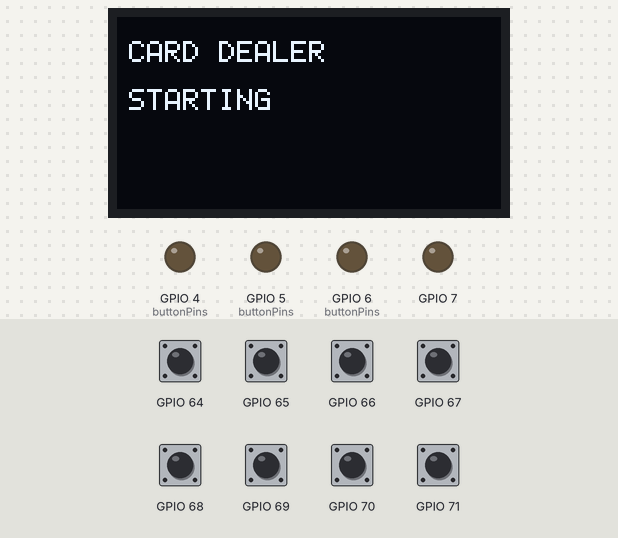
This program was run on a simulated ESP32-C3. Parts: 128×64 one-colour display, output pins drawn as LEDs (lit = HIGH). Wiring (inferred from the names in the program): SH1106 OLED at I2C address 0x3C. Dashed ring = blinking. Inputs (shaded band) come from the test bench; at power-on: GPIO 64–71 HIGH. What the program prints to the serial monitor is not drawn.

Above: at 0.7 s.
At 3.9 s:
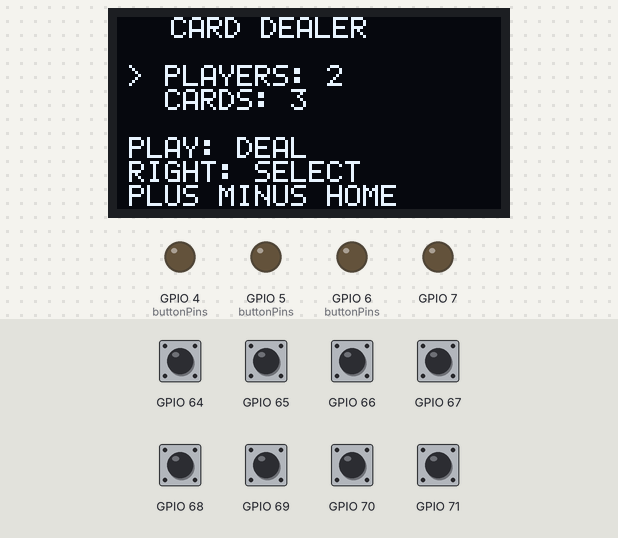
4.0 s: GPIO 65 pulled LOW for 0.15 s
At 6.1 s:
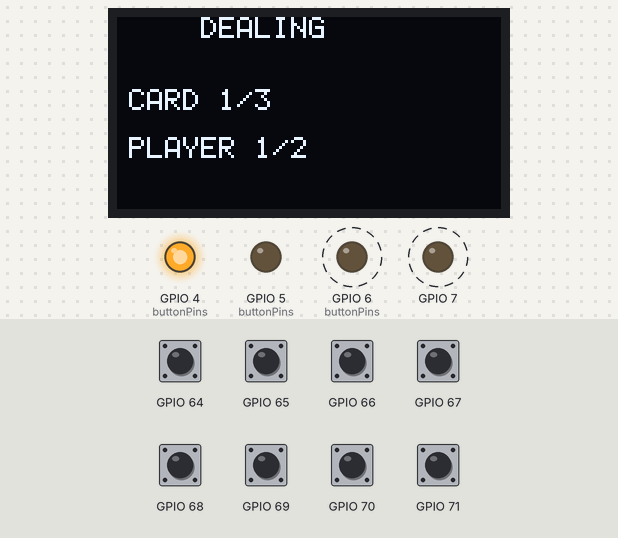
At 19.57 s:
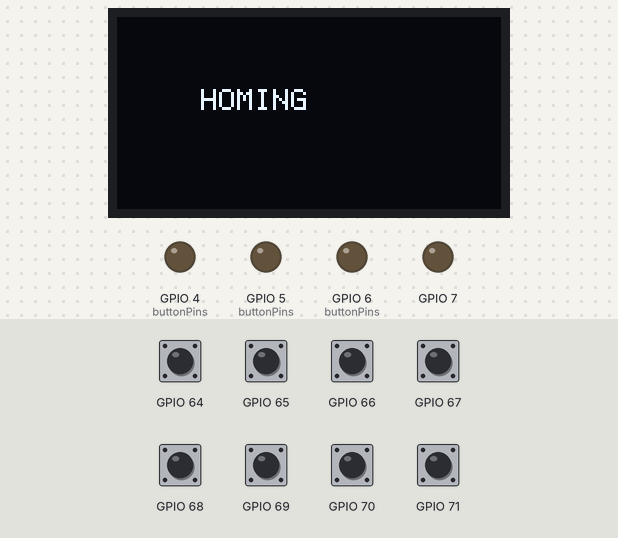
Timing chart, 0 to 20.1 s (numbered marks = the images above; inputs shaded):
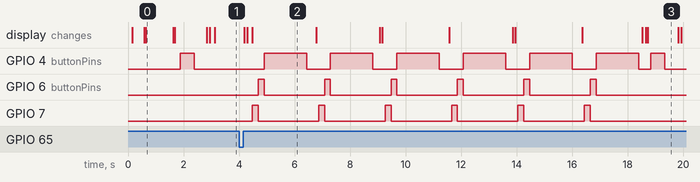

The program:

main.cpp
```cpp
#include <Arduino.h>
#include <Wire.h>

#include "board_pins.h"
#include "display.h"
#include "movement.h"

constexpr int MIN_PLAYERS = 2;
constexpr int MAX_PLAYERS = 6;
constexpr int MIN_CARDS = 1;
constexpr int MAX_CARDS = 20;

int selectedOption = 0; // 0 = players, 1 = cards
int numPlayers = 2;
int numCards = 3;
unsigned long fullTurnDurationMs = 0;
bool uiDirty = true;

// Called first in setup so DRV8833 inputs do not float during boot.
static void forceMotorPinsLow()
{
    pinMode(BoardPins::ROTATE_MOTOR_1, OUTPUT);
    pinMode(BoardPins::ROTATE_MOTOR_2, OUTPUT);
    pinMode(BoardPins::CARD_MOTOR_1, OUTPUT);
    pinMode(BoardPins::CARD_MOTOR_2, OUTPUT);
    digitalWrite(BoardPins::ROTATE_MOTOR_1, LOW);
    digitalWrite(BoardPins::ROTATE_MOTOR_2, LOW);
    digitalWrite(BoardPins::CARD_MOTOR_1, LOW);
    digitalWrite(BoardPins::CARD_MOTOR_2, LOW);

}

static void changeSelectedValue(int delta)
{
    if (selectedOption == 0)
    {
        numPlayers = constrain(numPlayers + delta, MIN_PLAYERS, MAX_PLAYERS);
        Serial.printf("Players set to %d\r\n", numPlayers);
    }
    else
    {
        numCards = constrain(numCards + delta, MIN_CARDS, MAX_CARDS);
        Serial.printf("Cards set to %d\r\n", numCards);
    }

    uiDirty = true;
}

static void handleButton(ButtonEvent event)
{
    switch (event)
    {
        case BUTTON_PLAY:
            Serial.printf("PLAY: dealing %d cards to %d players\r\n", numCards, numPlayers);
            dealCards(numPlayers, numCards, fullTurnDurationMs);
            uiDirty = true;
            break;

        case BUTTON_RIGHT:
            selectedOption = selectedOption == 0 ? 1 : 0;
            Serial.printf("SELECT: editing %s\r\n", selectedOption == 0 ? "players" : "cards");
            uiDirty = true;
            break;

        case BUTTON_PLUS:
            Serial.println("PLUS");
            changeSelectedValue(1);
            break;

        case BUTTON_MINUS:
            Serial.println("MINUS");
            changeSelectedValue(-1);
            break;

        case BUTTON_HOME:
            Serial.println("HOME: timed home rotation");
            home();
            delay(300);
            uiDirty = true;
            break;

        case BUTTON_NONE:
        default:
            break;
    }
}

void setup()
{
    forceMotorPinsLow();

    Serial.begin(115200);
    delay(100);

    Serial.println();
    Serial.println("Automatic Card Dealer boot");

    Wire.begin(BoardPins::I2C_SDA, BoardPins::I2C_SCL);
    Wire.setClock(10000);

    displayInit();
    movementInit();
    stopAllMotors();

    displayBootUI("CARD DEALER", "STARTING");
    delay(700);

    home();
    delay(300);
    fullTurnDurationMs = measureFullTurnMs();

    Serial.println("Button map: PLAY=start, RIGHT=select, PLUS/MINUS=change, HOME=timed home");
    uiDirty = true;
}

void loop()
{
    ButtonEvent event = readButtonEvent();
    if (event != BUTTON_NONE)
    {
        handleButton(event);
    }

    static unsigned long lastRefresh = 0;
    if (uiDirty || millis() - lastRefresh >= 1000)
    {
        lastRefresh = millis();
        uiDirty = false;
        displayMainUI(numPlayers, numCards, selectedOption);
    }
}
```

display.h
```cpp
#pragma once

#include <Arduino.h>

enum ButtonEvent
{
    BUTTON_NONE,
    BUTTON_PLAY,
    BUTTON_RIGHT,
    BUTTON_PLUS,
    BUTTON_MINUS,
    BUTTON_HOME
};

void displayInit();
ButtonEvent readButtonEvent();
void displayBootUI(const char *line1, const char *line2);
void displayMainUI(int players, int cards, int selectedOption);
void displayHomingUI();
void displayDealingUI(int currentCard, int totalCards, int currentPlayer, int totalPlayers);
void displayDoneUI(int players, int cards);
void displayGame(const char *stateText, int activePlayer, const int lives[], int playerCount, int cardsDealt);
void displayTestPattern();
void scanPossibleI2CPins();
void displayPowerOn();
void displayPowerOff();
```

movement.h
```cpp
#pragma once

#include <Arduino.h>

void movementInit();
bool home();
unsigned long measureFullTurnMs();
void dealCards(int numPlayers, int numCards, unsigned long fullTurnDurationMs);
void shootCard();
void rotateToNextPlayer();
void rotateToPreviousPlayer();
void rotateFor(unsigned long durationMs, bool clockwise);
void stopAllMotors();
void motorSelfTest();
void runBothMotorsForward();
void runRotationMotorForward();
void runCardMotorForward();
void startRotationMotorForward();
void startCardMotorForward();
```

display.cpp
```cpp
#include <Arduino.h>
#include <PCF8574.h>
#include <Wire.h>

#include "board_pins.h"
#include "display.h"

constexpr uint8_t OLED = BoardPins::OLED_I2C_ADDRESS;
uint8_t pcf8574Address = BoardPins::PCF8574_I2C_ADDRESS;

// PCF8574 button wiring from the reference game, adapted to this board address:
// OPTIONS (P0): select Players/Cards option
// PLAY  (P1): start dealing
// RIGHT (P2): select Players/Cards option
// PLUS  (P6): increase selected value
// MINUS (P4): decrease selected value
// HOME  (P5): run timed home rotation
// P3/P7 are not used by the reference menu.
constexpr uint8_t BTN_OPTIONS = 0;
constexpr uint8_t BTN_PLAY  = 1;
constexpr uint8_t BTN_RIGHT = 2;
constexpr uint8_t BTN_PLUS  = 6;
constexpr uint8_t BTN_MINUS = 4;
constexpr uint8_t BTN_HOME  = 5;
constexpr unsigned long BUTTON_LOCKOUT_MS = 140;

PCF8574 buttons(BoardPins::PCF8574_I2C_ADDRESS);

const uint8_t buttonPins[] = {BTN_OPTIONS, BTN_PLAY, BTN_RIGHT, BTN_PLUS, BTN_MINUS, BTN_HOME};
const ButtonEvent buttonEvents[] = {BUTTON_RIGHT, BUTTON_PLAY, BUTTON_RIGHT, BUTTON_PLUS, BUTTON_MINUS, BUTTON_HOME};
constexpr uint8_t BUTTON_COUNT = sizeof(buttonPins) / sizeof(buttonPins[0]);

bool buttonsReady = false;
bool oledReady = false;
uint8_t lastButtonByte = 0xFF;
unsigned long lastButtonEventMs = 0;
uint8_t pendingFalls = 0;
bool lastStable[BUTTON_COUNT];
bool lastRaw[BUTTON_COUNT];
unsigned long lastChange[BUTTON_COUNT];
uint8_t displayBuffer[8][128];

const uint8_t *glyphFor(char c)
{
    static const uint8_t space[5] = {0x00, 0x00, 0x00, 0x00, 0x00};
    static const uint8_t colon[5] = {0x00, 0x36, 0x36, 0x00, 0x00};
    static const uint8_t slash[5] = {0x20, 0x10, 0x08, 0x04, 0x02};
    static const uint8_t dash[5]  = {0x08, 0x08, 0x08, 0x08, 0x08};
    static const uint8_t gt[5]    = {0x41, 0x22, 0x14, 0x08, 0x00};
    static const uint8_t digits[10][5] = {
        {0x3E, 0x51, 0x49, 0x45, 0x3E}, {0x00, 0x42, 0x7F, 0x40, 0x00},
        {0x42, 0x61, 0x51, 0x49, 0x46}, {0x21, 0x41, 0x45, 0x4B, 0x31},
        {0x18, 0x14, 0x12, 0x7F, 0x10}, {0x27, 0x45, 0x45, 0x45, 0x39},
        {0x3C, 0x4A, 0x49, 0x49, 0x30}, {0x01, 0x71, 0x09, 0x05, 0x03},
        {0x36, 0x49, 0x49, 0x49, 0x36}, {0x06, 0x49, 0x49, 0x29, 0x1E},
    };
    static const uint8_t letters[26][5] = {
        {0x7E, 0x11, 0x11, 0x11, 0x7E}, {0x7F, 0x49, 0x49, 0x49, 0x36},
        {0x3E, 0x41, 0x41, 0x41, 0x22}, {0x7F, 0x41, 0x41, 0x22, 0x1C},
        {0x7F, 0x49, 0x49, 0x49, 0x41}, {0x7F, 0x09, 0x09, 0x09, 0x01},
        {0x3E, 0x41, 0x49, 0x49, 0x7A}, {0x7F, 0x08, 0x08, 0x08, 0x7F},
        {0x00, 0x41, 0x7F, 0x41, 0x00}, {0x20, 0x40, 0x41, 0x3F, 0x01},
        {0x7F, 0x08, 0x14, 0x22, 0x41}, {0x7F, 0x40, 0x40, 0x40, 0x40},
        {0x7F, 0x02, 0x0C, 0x02, 0x7F}, {0x7F, 0x04, 0x08, 0x10, 0x7F},
        {0x3E, 0x41, 0x41, 0x41, 0x3E}, {0x7F, 0x09, 0x09, 0x09, 0x06},
        {0x3E, 0x41, 0x51, 0x21, 0x5E}, {0x7F, 0x09, 0x19, 0x29, 0x46},
        {0x46, 0x49, 0x49, 0x49, 0x31}, {0x01, 0x01, 0x7F, 0x01, 0x01},
        {0x3F, 0x40, 0x40, 0x40, 0x3F}, {0x1F, 0x20, 0x40, 0x20, 0x1F},
        {0x3F, 0x40, 0x38, 0x40, 0x3F}, {0x63, 0x14, 0x08, 0x14, 0x63},
        {0x07, 0x08, 0x70, 0x08, 0x07}, {0x61, 0x51, 0x49, 0x45, 0x43},
    };

    if (c >= 'a' && c <= 'z')
    {
        c -= 32;
    }
    if (c >= '0' && c <= '9')
    {
        return digits[c - '0'];
    }
    if (c >= 'A' && c <= 'Z')
    {
        return letters[c - 'A'];
    }
    if (c == ':')
    {
        return colon;
    }
    if (c == '/')
    {
        return slash;
    }
    if (c == '-')
    {
        return dash;
    }
    if (c == '>')
    {
        return gt;
    }
    return space;
}

bool i2cAddressFound(uint8_t address)
{
    Wire.beginTransmission(address);
    return Wire.endTransmission() == 0;
}

uint8_t findPCF8574Address()
{
    if (i2cAddressFound(BoardPins::PCF8574_I2C_ADDRESS))
    {
        return BoardPins::PCF8574_I2C_ADDRESS;
    }

    // Fallback for boards populated with a different PCF8574 address variant.
    for (uint8_t address = 0x20; address <= 0x27; address++)
    {
        if (i2cAddressFound(address))
        {
            return address;
        }
    }

    for (uint8_t address = 0x38; address <= 0x3F; address++)
    {
        if (i2cAddressFound(address))
        {
            return address;
        }
    }

    return BoardPins::PCF8574_I2C_ADDRESS;
}

bool sendByte(uint8_t control, uint8_t value)
{
    Wire.beginTransmission(OLED);
    Wire.write(control);
    Wire.write(value);
    return Wire.endTransmission() == 0;
}

void oledCommand(uint8_t value)
{
    sendByte(0x00, value);
    delay(2);
}

void oledData(uint8_t value)
{
    sendByte(0x40, value);
}

void setPage(uint8_t page)
{
    oledCommand(0xB0 | (page & 0x07));
    oledCommand(0x02);
    oledCommand(0x10);
}

void clearDisplayBuffer()
{
    memset(displayBuffer, 0x00, sizeof(displayBuffer));
}

void flushDisplayBuffer()
{
    if (!oledReady)
    {
        return;
    }

    for (uint8_t page = 0; page < 8; page++)
    {
        setPage(page);
        for (uint8_t col = 0; col < 128; col++)
        {
            oledData(displayBuffer[page][col]);
        }
    }
}

void drawText(uint8_t page, uint8_t x, const char *text)
{
    if (page >= 8)
    {
        return;
    }

    while (*text != '\0' && x < 123)
    {
        const uint8_t *glyph = glyphFor(*text);
        for (uint8_t col = 0; col < 5 && x < 128; col++)
        {
            displayBuffer[page][x++] = glyph[col];
        }
        if (x < 128)
        {
            displayBuffer[page][x++] = 0x00;
        }
        text++;
    }
}

void fillDisplay(uint8_t pattern)
{
    if (!oledReady)
    {
        return;
    }

    for (uint8_t page = 0; page < 8; page++)
    {
        setPage(page);
        for (uint8_t col = 0; col < 128; col++)
        {
            oledData(pattern);
        }
    }
}

void initSh1106()
{
    oledCommand(0xAE);
    oledCommand(0xD5);
    oledCommand(0x80);
    oledCommand(0xA8);
    oledCommand(0x3F);
    oledCommand(0xD3);
    oledCommand(0x00);
    oledCommand(0x40);
    oledCommand(0xAD);
    oledCommand(0x8B);
    oledCommand(0xA1);
    oledCommand(0xC8);
    oledCommand(0xDA);
    oledCommand(0x12);
    oledCommand(0x81);
    oledCommand(0xFF);
    oledCommand(0xD9);
    oledCommand(0x1F);
    oledCommand(0xDB);
    oledCommand(0x40);
    oledCommand(0xA4);
    oledCommand(0xA6);
    oledCommand(0xAF);
}

void displayInit()
{
    oledReady = i2cAddressFound(OLED);
    pcf8574Address = findPCF8574Address();
    buttons.setAddress(pcf8574Address);
    buttonsReady = buttons.begin(0xFF);
    if (buttonsReady)
    {
        lastButtonByte = buttons.read8();
    }

    Serial.printf("OLED 0x%02X: %s\r\n", OLED, oledReady ? "ok" : "not found");
    Serial.printf("PCF8574 configured 0x%02X, using 0x%02X: %s\r\n",
                  BoardPins::PCF8574_I2C_ADDRESS,
                  pcf8574Address,
                  buttonsReady ? "ok" : "not found");

    if (oledReady)
    {
        initSh1106();
        fillDisplay(0x00);
    }

    for (uint8_t i = 0; i < BUTTON_COUNT; i++)
    {
        lastRaw[i] = buttonsReady ? buttons.readButton(buttonPins[i]) : true;
        lastStable[i] = lastRaw[i];
        lastChange[i] = millis();
    }
}

void displayPowerOn()
{
    if (oledReady)
    {
        oledCommand(0xAF);
    }
}

void displayPowerOff()
{
    if (oledReady)
    {
        oledCommand(0xAE);
    }
}

ButtonEvent readButtonEvent()
{
    if (!buttonsReady)
    {
        return BUTTON_NONE;
    }

    unsigned long currentMillis = millis();
    uint8_t current = buttons.read8();
    uint8_t prev = lastButtonByte;

    if (current != prev)
    {
        lastButtonByte = current;

        // Falling edges: bits that were HIGH (released) and are now LOW (pressed)
        uint8_t fell = (~current) & prev;
        pendingFalls |= fell;

        Serial.printf("PCF8574 raw=0b");
        for (int8_t bit = 7; bit >= 0; bit--)
        {
            Serial.print((current >> bit) & 1 ? '1' : '0');
        }
        Serial.printf(" hex=0x%02X, changed P", current);
        for (uint8_t bit = 0; bit < 8; bit++)
        {
            if ((current ^ prev) & (1 << bit))
            {
                Serial.print(bit);
                Serial.print(' ');
            }
        }
        Serial.println();
        Serial.printf("DEBUG: fell=0x%02X pending=0x%02X\r\n", fell, pendingFalls);
    }

    if (currentMillis - lastButtonEventMs < BUTTON_LOCKOUT_MS)
    {
        return BUTTON_NONE;
    }

    if (pendingFalls == 0)
    {
        return BUTTON_NONE;
    }

    for (uint8_t i = 0; i < BUTTON_COUNT; i++)
    {
        if (pendingFalls & (1 << buttonPins[i]))
        {
            pendingFalls &= ~(1 << buttonPins[i]);
            lastButtonEventMs = currentMillis;
            Serial.printf("Button event P%u\r\n", buttonPins[i]);
            return buttonEvents[i];
        }
    }

    return BUTTON_NONE;
}

void displayBootUI(const char *line1, const char *line2)
{
    clearDisplayBuffer();
    drawText(1, 4, line1);
    drawText(3, 4, line2);
    flushDisplayBuffer();
}

void displayMainUI(int players, int cards, int selectedOption)
{
    char line[22];

    clearDisplayBuffer();
    drawText(0, 18, "CARD DEALER");

    snprintf(line, sizeof(line), "%c PLAYERS: %d", selectedOption == 0 ? '>' : ' ', players);
    drawText(2, 4, line);

    snprintf(line, sizeof(line), "%c CARDS: %d", selectedOption == 1 ? '>' : ' ', cards);
    drawText(3, 4, line);

    drawText(5, 4, "PLAY: DEAL");
    drawText(6, 4, "RIGHT: SELECT");
    drawText(7, 4, "PLUS MINUS HOME");
    flushDisplayBuffer();
}

void displayHomingUI()
{
    clearDisplayBuffer();
    drawText(3, 28, "HOMING");
    flushDisplayBuffer();
}

void displayDealingUI(int currentCard, int totalCards, int currentPlayer, int totalPlayers)
{
    char line[22];

    clearDisplayBuffer();
    drawText(0, 28, "DEALING");

    snprintf(line, sizeof(line), "CARD %d/%d", currentCard, totalCards);
    drawText(3, 4, line);

    snprintf(line, sizeof(line), "PLAYER %d/%d", currentPlayer, totalPlayers);
    drawText(5, 4, line);
    flushDisplayBuffer();
}

void displayDoneUI(int players, int cards)
{
    char line[22];

    clearDisplayBuffer();
    drawText(1, 42, "DONE");
    snprintf(line, sizeof(line), "%d PLAYERS", players);
    drawText(3, 4, line);
    snprintf(line, sizeof(line), "%d CARDS", cards);
    drawText(4, 4, line);
    flushDisplayBuffer();
}

void displayGame(const char *stateText, int activePlayer, const int lives[], int playerCount, int cardsDealt)
{
    char line[22];

    clearDisplayBuffer();
    drawText(0, 4, stateText);

    snprintf(line, sizeof(line), "PLAYER %d/%d", activePlayer + 1, playerCount);
    drawText(2, 4, line);

    snprintf(line, sizeof(line), "CARDS %d", cardsDealt);
    drawText(3, 4, line);

    for (int i = 0; i < playerCount && i < 4; i++)
    {
        snprintf(line, sizeof(line), "P%d LIVES %d", i + 1, lives[i]);
        drawText(4 + i, 4, line);
    }

    flushDisplayBuffer();
}

void displayTestPattern()
{
    fillDisplay(0xFF);
    delay(300);
    fillDisplay(0x00);
    displayBootUI("OLED OK", "RAW SH1106");
}

void scanPossibleI2CPins()
{
    Serial.printf("Configured I2C: SDA=GPIO%d SCL=GPIO%d\r\n", BoardPins::I2C_SDA, BoardPins::I2C_SCL);
    for (uint8_t address = 1; address < 127; address++)
    {
        if (i2cAddressFound(address))
        {
            Serial.printf("  found 0x%02X\r\n", address);
        }
    }
}
```

board_pins.h
```cpp
#pragma once

#include <Arduino.h>

// ESP32-C3-MINI-1 custom PCB pin map.
//
// GPIO9 is the BOOT strap button and GPIO20/GPIO21 are the USB-UART0 pins
// used by the CP210x for flashing/serial monitor, so they are intentionally
// not used by the application.
namespace BoardPins
{
constexpr uint8_t I2C_SDA = 1;
constexpr uint8_t I2C_SCL = 0;
constexpr uint8_t OLED_I2C_ADDRESS = 0x3C;
constexpr uint8_t PCF8574_I2C_ADDRESS = 0x20;

constexpr uint8_t DFPLAYER_RX = 18; // ESP32-C3 RX pin, connect to DFPlayer TX
constexpr uint8_t DFPLAYER_TX = 19; // ESP32-C3 TX pin, connect to DFPlayer RX

constexpr uint8_t ROTATE_MOTOR_1 = 4; // DRV8833 A_IN1, rotation header J4
constexpr uint8_t ROTATE_MOTOR_2 = 5; // DRV8833 A_IN2, rotation header J4
constexpr uint8_t CARD_MOTOR_1 = 7;   // DRV8833 B_IN1, card header J5
constexpr uint8_t CARD_MOTOR_2 = 6;   // DRV8833 B_IN2, card header J5
}
```

Source omitted: movement.cpp (5500 bytes)

Measured:
- after the input at 4.0 s, GPIO 4 (buttonPins): goes 5 × (HIGH 1.5 s, LOW 0.86 s), HIGH 1.5 s, LOW 0.44 s, HIGH 0.50 s, then LOW, starting after 0.90 s; GPIO 6 (buttonPins): alternates HIGH for 0.21 s and LOW for 2.2 s, starting after 0.69 s
- what the display in image 0 shows lasts 1.0 s, from 0.6 s to 1.6 s
- what the display in image 2 shows lasts 2.3 s, from 4.5 s to 6.8 s
- what the display in image 3 shows lasts 1.1 s, from 18.7 s to 19.8 s
